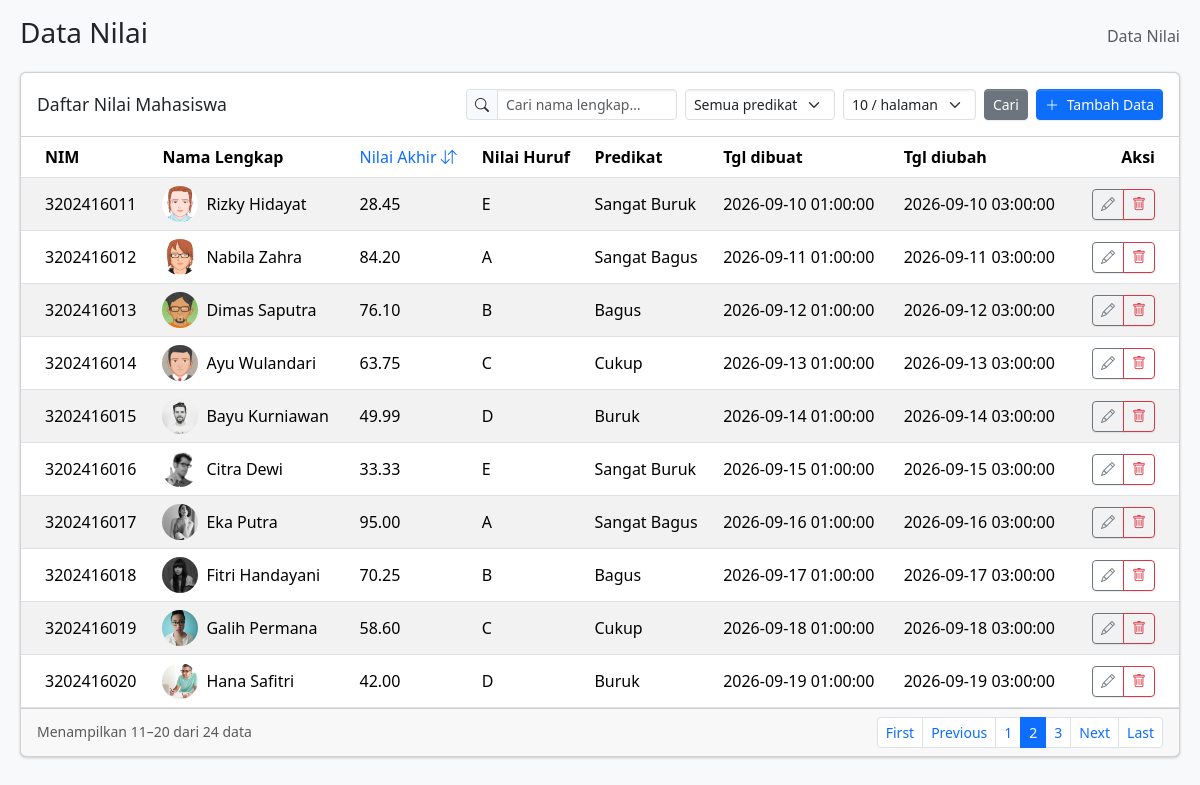
The app's page /index.php?page=2&per_page=10 with its own data.
### tables this page shows
CREATE TABLE `nilai_mhsw` (
  `nim` char(10) NOT NULL,
  `nama_lengkap` varchar(50) NOT NULL,
  `avatar` varchar(255) NOT NULL DEFAULT '',
  `nilai_akhir` decimal(5,2) NOT NULL,
  `nilai_huruf` char(1) DEFAULT NULL,
  `predikat` varchar(20) DEFAULT NULL,
  `created_at` timestamp NULL DEFAULT current_timestamp(),
  `modified_at` timestamp NULL DEFAULT current_timestamp() ON UPDATE current_timestamp(),
  PRIMARY KEY (`nim`)
);

### index.php (the view, shortened to what this page needs)
<?php
require_once __DIR__ . '/connection.php';
mysqli_select_db($conn, $dbName);
$keyword = trim($_GET['q'] ?? '');
$predikatFilter = trim($_GET['predikat'] ?? '');
$predikatOptions = ['Sangat Bagus', 'Bagus', 'Cukup', 'Buruk', 'Sangat Buruk'];
$sort = strtolower(trim($_GET['sort'] ?? ''));
if (!in_array($sort, ['asc', 'desc'], true)) {
  $sort = '';
}
$conditions = [];
$types = '';
$params = [];
$orderBy = $sort !== '' ? "nilai_akhir $sort, nim" : 'nim';
$perPageOptions = [5, 10, 15];
$perPage = (int)($_GET['per_page'] ?? 10);
$pageNum = max(1, (int)($_GET['page'] ?? 1));
$whereSql = $conditions ? ' WHERE ' . implode(' AND ', $conditions) : '';
$totalSql = "SELECT COUNT(*) FROM nilai_mhsw" . $whereSql;
$countStmt = $conn->prepare($totalSql);
if ($countStmt) {
  $countStmt->execute();
  $totalRows = (int)$countStmt->get_result()->fetch_row()[0];
} else {
  die("Query failed: " . mysqli_error($conn));
}
$totalPages = max(1, (int)ceil($totalRows / $perPage));
$offset = ($pageNum - 1) * $perPage;
$sql = "SELECT nim, nama_lengkap, avatar, nilai_akhir, nilai_huruf, predikat, created_at, modified_at FROM nilai_mhsw"
  . $whereSql
  . " ORDER BY $orderBy LIMIT ? OFFSET ?";
$stmt = $conn->prepare($sql);
$types .= 'ii';
$params[] = $perPage;
$params[] = $offset;
if ($params) {
  $stmt->bind_param($types, ...$params);
}
$stmt->execute();
$result = $stmt->get_result();
$dataRows = [];
while ($row = $result->fetch_assoc()) {
  $dataRows[] = $row;
}
$hasFilter = $keyword !== '' || in_array($predikatFilter, $predikatOptions, true);
$sortToggle = $sort === 'asc' ? 'desc' : 'asc';
$sortParams = [];
$sortParams['sort'] = $sortToggle;
$sortParams['per_page'] = $perPage;
$sortUrl = 'index.php?' . http_build_query($sortParams);
function pageUrl(array $base, array $merge): string
{
  $params = array_filter(array_merge($base, $merge), fn($v) => $v !== '' && $v !== null);
  ksort($params);
  return 'index.php' . ($params ? '?' . http_build_query($params) : '');
}
$pageBaseParams = [];
$rangeStart = $totalRows > 0 ? $offset + 1 : 0;
$rangeEnd = min($offset + $perPage, $totalRows);
$pagesList = [];
if ($totalPages <= 7) {
  $pagesList = range(1, $totalPages);
}
?>
<!doctype html>
<html lang="en">
<head>
  <link rel="stylesheet" href="https://cdn.jsdelivr.net/npm/@fontsource/source-sans-3@5.3.0/index.css" />
  <link rel="stylesheet" href="https://cdn.jsdelivr.net/npm/overlayscrollbars@2.16.0/styles/overlayscrollbars.min.css" />
  <link rel="stylesheet" href="https://cdn.jsdelivr.net/npm/bootstrap-icons@1.13.1/font/bootstrap-icons.min.css" />
  <link rel="stylesheet" href="assets/css/adminlte.min.css" />
</head>
<body class="bg-body-tertiary">
  <div class="app-wrapper">
    <main class="app-main">
      <div class="app-content-header">
        <div class="container-fluid">
          <div class="row">
            <div class="col-sm-6">
              <h1 class="mb-0 fs-3">Data Nilai</h1>
            </div>
            <div class="col-sm-6">
              <nav aria-label="breadcrumb">
                <ol class="breadcrumb float-sm-end">
                  <li class="breadcrumb-item active" aria-current="page">Data Nilai</li>
                </ol>
              </nav>
            </div>
          </div>
        </div>
      </div>
      <div class="app-content">
        <div class="container-fluid">
          <div class="row">
            <div class="col-12">
              <div class="card mb-4">
                <div class="card-header">
                  <div class="row g-2 align-items-center">
                    <div class="col-12 col-md-4">
                      <h3 class="card-title">Daftar Nilai Mahasiswa</h3>
                    </div>
                    <div class="col-12 col-md-8">
                      <div class="d-flex flex-wrap justify-content-md-end gap-2">
                        <form method="get" action="index.php" class="d-flex flex-wrap gap-2 align-items-center">
                          <div class="input-group input-group-sm w-auto">
                            <span class="input-group-text">
                              <i class="bi bi-search" aria-hidden="true"></i>
                            </span>
                            <input
                              type="search"
                              name="q"
                              class="form-control"
                              placeholder="Cari nama lengkap…"
                              aria-label="Cari nama lengkap"
                              value="<?= htmlspecialchars($keyword) ?>"
                              style="width: 180px"
                            />
                          </div>
                          <select name="predikat" class="form-select form-select-sm w-auto" aria-label="Filter predikat">
                            <option value="">Semua predikat</option>
                          </select>
                          <select name="per_page" class="form-select form-select-sm w-auto" aria-label="Data per halaman" onchange="this.form.submit()">
<?php foreach ($perPageOptions as $opt): ?>
                            <option value="<?= $opt ?>" <?= $perPage === $opt ? 'selected' : '' ?>><?= $opt ?> / halaman</option>
<?php endforeach; ?>
                          </select>
                          <button type="submit" class="btn btn-sm btn-secondary">Cari</button>
                        </form>
                        <button type="button" class="btn btn-sm btn-primary" data-bs-toggle="modal" data-bs-target="#modal-tambah-nilai">
                          <i class="bi bi-plus-lg me-1"></i>
                          Tambah Data
                        </button>
                      </div>
                    </div>
                  </div>
                </div>
                <div class="card-body p-0">
                  <div class="table-responsive">
                    <table class="table table-striped table-hover align-middle m-0">
                      <thead>
                        <tr>
                          <th>NIM</th>
                          <th>Nama Lengkap</th>
                          <th>
                            <a href="<?= $sortUrl ?>" class="text-decoration-none fw-normal" title="Klik untuk urutkan">
                              Nilai Akhir
<?php if ($sort === 'asc'): ?>
                              <i class="bi bi-arrow-up" aria-hidden="true"></i>
<?php elseif ($sort === 'desc'): ?>
                              <i class="bi bi-arrow-down" aria-hidden="true"></i>
<?php else: ?>
                              <i class="bi bi-arrow-down-up" aria-hidden="true"></i>
<?php endif; ?>
                            </a>
                          </th>
                          <th>Nilai Huruf</th>
                          <th>Predikat</th>
                          <th>Tgl dibuat</th>
                          <th>Tgl diubah</th>
                          <th class="text-end">Aksi</th>
                        </tr>
                      </thead>
                      <tbody>
<?php if (count($dataRows) === 0): ?>
                        <tr>
                          <td colspan="8" class="text-center text-secondary py-4 mb-0">
<?php if ($hasFilter): ?>
                            Tidak ada data yang cocok dengan filter. <a href="index.php">Reset filter</a>
<?php else: ?>
                            Belum ada data. <a href="#" data-bs-toggle="modal" data-bs-target="#modal-tambah-nilai">Tambah data</a>
<?php endif; ?>
                          </td>
                        </tr>
<?php else: ?>
<?php foreach ($dataRows as $row): ?>
                        <tr>
                          <td class="fw-medium"><?= htmlspecialchars($row['nim']) ?></td>
                          <td>
                            <div class="d-flex align-items-center gap-2">
<?php if (!empty($row['avatar'])): ?>
                              <img
                                src="uploads/<?= rawurlencode($row['avatar']) ?>"
                                alt="Avatar <?= htmlspecialchars($row['nama_lengkap']) ?>"
                                class="rounded-circle flex-shrink-0"
                                style="width: 36px; height: 36px; object-fit: cover"
                              />
<?php else: ?>
                              <i class="bi bi-person-circle text-secondary flex-shrink-0" style="font-size: 36px" aria-hidden="true"></i>
<?php endif; ?>
                              <span><?= htmlspecialchars($row['nama_lengkap']) ?></span>
                            </div>
                          </td>
                          <td><?= htmlspecialchars($row['nilai_akhir']) ?></td>
                          <td><?= htmlspecialchars($row['nilai_huruf'] ?? '') ?></td>
                          <td><?= htmlspecialchars($row['predikat'] ?? '') ?></td>
                          <td><?= htmlspecialchars($row['created_at']) ?></td>
                          <td><?= htmlspecialchars($row['modified_at']) ?></td>
                          <td class="text-end">
                            <div class="btn-group btn-group-sm" role="group" aria-label="Aksi">
                              <a
                                class="btn btn-outline-secondary"
                                href="<?= pageUrl($pageBaseParams, ['per_page' => $perPage, 'edit' => $row['nim']]) ?>"
                                aria-label="Edit <?= htmlspecialchars($row['nim']) ?>"
                              >
                                <i class="bi bi-pencil" aria-hidden="true"></i>
                              </a>
                              <a
                                class="btn btn-outline-danger"
                                href="delete_data.php?nim=<?= rawurlencode($row['nim']) ?>"
                                onclick="return confirm('Hapus data NIM <?= htmlspecialchars($row['nim']) ?>?')"
                                aria-label="Hapus <?= htmlspecialchars($row['nim']) ?>"
                              >
                                <i class="bi bi-trash" aria-hidden="true"></i>
                              </a>
                            </div>
                          </td>
                        </tr>
<?php endforeach; ?>
<?php endif; ?>
                      </tbody>
                    </table>
                  </div>
                </div>
                <div class="card-footer clearfix">
                  <div class="float-start pt-1 fs-7 text-body-secondary">
                    Menampilkan <?= $rangeStart ?>&ndash;<?= $rangeEnd ?> dari <?= $totalRows ?> data
                  </div>
<?php if ($totalRows > 0): ?>
                  <ul class="pagination pagination-sm m-0 float-end">
                    <li class="page-item <?= $pageNum <= 1 ? 'disabled' : '' ?>">
                      <a class="page-link" href="<?= $pageNum <= 1 ? '#' : pageUrl($pageBaseParams, ['per_page' => $perPage, 'page' => 1]) ?>" aria-label="First Page" title="First Page">First</a>
                    </li>
                    <li class="page-item <?= $pageNum <= 1 ? 'disabled' : '' ?>">
                      <a class="page-link" href="<?= $pageNum <= 1 ? '#' : pageUrl($pageBaseParams, ['per_page' => $perPage, 'page' => $pageNum - 1]) ?>" aria-label="Previous Page" title="Previous Page">Previous</a>
                    </li>
<?php $prevPage = 0; foreach ($pagesList as $p): if ($p - $prevPage > 1): ?>
                    <li class="page-item disabled"><span class="page-link">&hellip;</span></li>
<?php endif; ?>
                    <li class="page-item <?= $p === $pageNum ? 'active' : '' ?>">
                      <a class="page-link" href="<?= pageUrl($pageBaseParams, ['per_page' => $perPage, 'page' => $p]) ?>"><?= $p ?></a>
                    </li>
<?php $prevPage = $p; endforeach; ?>
                    <li class="page-item <?= $pageNum >= $totalPages ? 'disabled' : '' ?>">
                      <a class="page-link" href="<?= $pageNum >= $totalPages ? '#' : pageUrl($pageBaseParams, ['per_page' => $perPage, 'page' => $pageNum + 1]) ?>" aria-label="Next Page" title="Next Page">Next</a>
                    </li>
                    <li class="page-item <?= $pageNum >= $totalPages ? 'disabled' : '' ?>">
                      <a class="page-link" href="<?= $pageNum >= $totalPages ? '#' : pageUrl($pageBaseParams, ['per_page' => $perPage, 'page' => $totalPages]) ?>" aria-label="Last Page" title="Last Page">Last</a>
                    </li>
                  </ul>
<?php endif; ?>
                </div>
              </div>
            </div>
          </div>
        </div>
      </div>
    </main>
  </div>
</body>
</html>

### records on screen
nilai_mhsw: nim "3202416011", avatar (picture), nama_lengkap "Rizky Hidayat", nilai_akhir "28.45", nilai_huruf "E", predikat "Sangat Buruk", created_at "2026-09-10 01:00:00", modified_at "2026-09-10 03:00:00"
nilai_mhsw: nim "3202416012", avatar (picture), nama_lengkap "Nabila Zahra", nilai_akhir "84.20", nilai_huruf "A", predikat "Sangat Bagus", created_at "2026-09-11 01:00:00", modified_at "2026-09-11 03:00:00"
nilai_mhsw: nim "3202416013", avatar (picture), nama_lengkap "Dimas Saputra", nilai_akhir "76.10", nilai_huruf "B", predikat "Bagus", created_at "2026-09-12 01:00:00", modified_at "2026-09-12 03:00:00"
nilai_mhsw: nim "3202416014", avatar (picture), nama_lengkap "Ayu Wulandari", nilai_akhir "63.75", nilai_huruf "C", predikat "Cukup", created_at "2026-09-13 01:00:00", modified_at "2026-09-13 03:00:00"
nilai_mhsw: nim "3202416015", avatar (picture), nama_lengkap "Bayu Kurniawan", nilai_akhir "49.99", nilai_huruf "D", predikat "Buruk", created_at "2026-09-14 01:00:00", modified_at "2026-09-14 03:00:00"
nilai_mhsw: nim "3202416016", avatar (picture), nama_lengkap "Citra Dewi", nilai_akhir "33.33", nilai_huruf "E", predikat "Sangat Buruk", created_at "2026-09-15 01:00:00", modified_at "2026-09-15 03:00:00"
nilai_mhsw: nim "3202416017", avatar (picture), nama_lengkap "Eka Putra", nilai_akhir "95.00", nilai_huruf "A", predikat "Sangat Bagus", created_at "2026-09-16 01:00:00", modified_at "2026-09-16 03:00:00"
nilai_mhsw: nim "3202416018", avatar (picture), nama_lengkap "Fitri Handayani", nilai_akhir "70.25", nilai_huruf "B", predikat "Bagus", created_at "2026-09-17 01:00:00", modified_at "2026-09-17 03:00:00"
nilai_mhsw: nim "3202416019", avatar (picture), nama_lengkap "Galih Permana", nilai_akhir "58.60", nilai_huruf "C", predikat "Cukup", created_at "2026-09-18 01:00:00", modified_at "2026-09-18 03:00:00"
nilai_mhsw: nim "3202416020", avatar (picture), nama_lengkap "Hana Safitri", nilai_akhir "42.00", nilai_huruf "D", predikat "Buruk", created_at "2026-09-19 01:00:00", modified_at "2026-09-19 03:00:00"

### other values on screen
$rangeStart "11"
$rangeEnd "20"
$totalRows "24"
$p "1"
$p "2"
$p "3"
form field per_page "10 / halaman"
